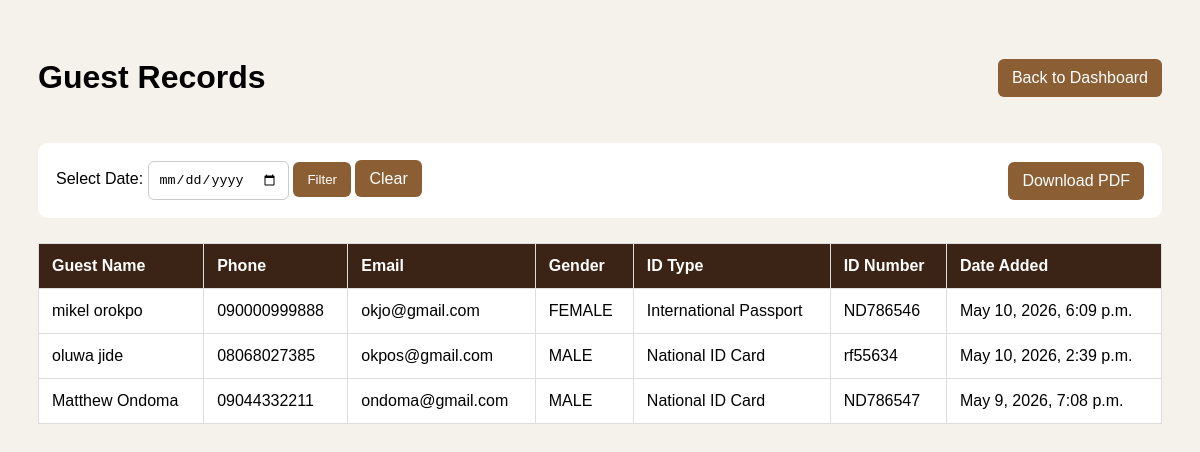
The page /reception/guests/ (signed in) on the database its author committed.
### reception/models.py (models this page shows, shortened)
class Guest(models.Model):
    GENDER_CHOICES = [
        ('MALE', 'Male'),
        ('FEMALE', 'Female'),
        ('OTHER', 'Other'),
    ]
    full_name = models.CharField(max_length=150)
    phone = models.CharField(max_length=20)
    email = models.EmailField(blank=True)
    gender = models.CharField(max_length=10, choices=GENDER_CHOICES, blank=True)
    address = models.TextField(blank=True)
    id_type = models.CharField(max_length=100, blank=True)
    id_number = models.CharField(max_length=100, blank=True)
    created_at = models.DateTimeField(auto_now_add=True)

### reception/views.py (the view)
# urls.py: path('guests/', views.crm_guest_list, name='guest_list'),
@login_required
def guest_list(request):
    selected_date = request.GET.get('date')
    guests = Guest.objects.all().order_by('-created_at')
    if selected_date:
        guests = guests.filter(created_at__date=selected_date)
    return render(request, 'reception/guest_list.html', {
        'guests': guests,
        'selected_date': selected_date,
    })

### templates/reception/guest_list.html (shortened to what this page needs)
<!DOCTYPE html>
<html>
<head>
</head>
<body>
<div class="top">
    <h1>Guest Records</h1>
    <a href="{% url 'reception:dashboard' %}" class="button">Back to Dashboard</a>
</div>
<div class="filter-box">
    <form method="GET">
        <label>Select Date:</label>
        <input type="date" name="date" value="{{ selected_date }}">
        <button type="submit">Filter</button>
        <a href="{% url 'reception:guest_list' %}" class="button">Clear</a>
    </form>
    <a
        href="{% url 'reception:download_guest_list_pdf' %}{% if selected_date %}?date={{ selected_date }}{% endif %}"
        class="button download"
    >
        Download PDF
    </a>
</div>
<table>
    <thead>
        <tr>
            <th>Guest Name</th>
            <th>Phone</th>
            <th>Email</th>
            <th>Gender</th>
            <th>ID Type</th>
            <th>ID Number</th>
            <th>Date Added</th>
        </tr>
    </thead>
    <tbody>
        {% for guest in guests %}
        <tr>
            <td>{{ guest.full_name }}</td>
            <td>{{ guest.phone }}</td>
            <td>{{ guest.email }}</td>
            <td>{{ guest.gender }}</td>
            <td>{{ guest.id_type }}</td>
            <td>{{ guest.id_number }}</td>
            <td>{{ guest.created_at }}</td>
        </tr>
        {% empty %}
        <tr>
            <td colspan="7">No guest records found.</td>
        </tr>
        {% endfor %}
    </tbody>
</table>
</body>
</html>

### templates/reception/guest_list.html (style rules this page uses)
body { font-family: Arial, sans-serif; background: #f5f1eb; padding: 30px; }
.top, .filter-box { display: flex; justify-content: space-between; align-items: center; gap: 12px; flex-wrap: wrap; }
a.button, button { background: #8b5e34; color: white; padding: 10px 14px; text-decoration: none; border: none; border-radius: 6px; cursor: pointer; }
.download { background: #c28b45; }
input { padding: 10px; border: 1px solid #ccc; border-radius: 6px; }
table { width: 100%; border-collapse: collapse; background: white; margin-top: 25px; }
th { background: #3b2415; color: white; }
th, td { padding: 13px; border: 1px solid #ddd; text-align: left; }
.filter-box { margin-top: 25px; background: white; padding: 18px; border-radius: 10px; }

### rows shown on the page
Guest: full_name "mikel orokpo", phone "090000999888", email "okjo@gmail.com", gender "FEMALE", id_type "International Passport", id_number "ND786546", created_at "May 10, 2026, 6:09 p.m."
Guest: full_name "oluwa jide", phone "08068027385", email "okpos@gmail.com", gender "MALE", id_type "National ID Card", id_number "rf55634", created_at "May 10, 2026, 2:39 p.m."
Guest: full_name "Matthew Ondoma", phone "09044332211", email "ondoma@gmail.com", gender "MALE", id_type "National ID Card", id_number "ND786547", created_at "May 9, 2026, 7:08 p.m."
